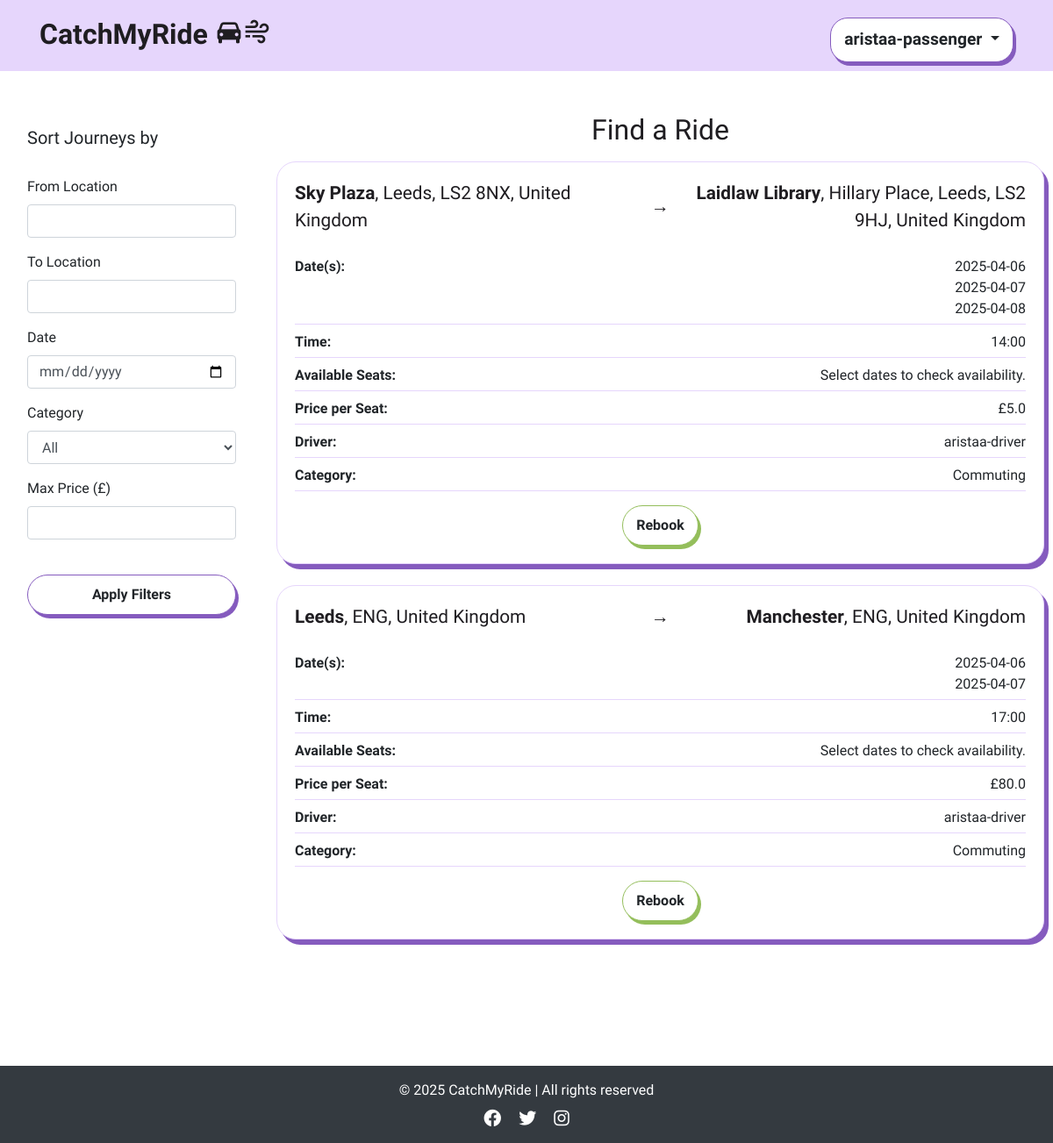
/view_journeys (signed in), run on the app's committed database.
### app/models.py (models this page shows, shortened)
class User(db.Model, UserMixin):
    id = db.Column(db.Integer, primary_key=True)
    username = db.Column(db.String(100), unique=True, nullable=False)
    email = db.Column(db.String(150), unique=True, nullable=False)
    password_hash = db.Column(db.String(200), nullable=False)
    is_active = db.Column(db.Boolean, default=True) # to check if the user activation (user authentication)
    is_manager = db.Column(db.Boolean, default=False)
    published_rides = db.relationship('publish_ride', backref='driver', lazy=True)
    booked_rides = db.relationship('publish_ride', secondary=passenger_rides, backref='passengers')

class publish_ride(db.Model):
    id = db.Column(db.Integer, primary_key=True)
    driver_id = db.Column(db.Integer, db.ForeignKey('user.id'), nullable=False)
    driver_name = db.Column(db.String(100), nullable=False)  # Added Driver Name
    from_location = db.Column(db.String(200), nullable=False)
    to_location = db.Column(db.String(200), nullable=False)
    date_time = db.Column(db.DateTime, nullable=True)  # Now optional
    available_seats_per_date = db.Column(db.JSON, nullable=True)
    price_per_seat = db.Column(db.Float, nullable=False)
    category = db.Column(db.String(50), nullable=False)
    recurrence_dates = db.Column(db.String(255), nullable=True)
    commute_times = db.Column(db.String(255), nullable=True)  # Stores commute time slots
    is_available = db.Column(db.Boolean, default=True)

### app/views.py (the view)
@app.route('/view_journeys')
def view_journeys():
    london = pytz.timezone("Europe/London")
    aware_now = datetime.now(london)
    now = aware_now.replace(tzinfo=None)
    db.session.commit()
    db.session.expire_all()
    journeys = []
    for ride in publish_ride.query.all():
        if ride.category == "one-time" and ride.date_time < now:
            continue  # Skip past one-time rides
        try:
            seat_data = json.loads(ride.available_seats_per_date) if ride.available_seats_per_date else {}
        except (json.JSONDecodeError, TypeError):
            seat_data = {}
        if ride.category == "commuting":
            filtered_seats = {}
            commute_times = []
            try:
                commute_times = [datetime.strptime(t.strip(), "%H:%M").time() for t in ride.commute_times.split(",") if t.strip()]
            except Exception as e:
                print(f"error: Failed to parse commute_times: {ride.commute_times} — {e}")
            earliest_time = min(commute_times) if commute_times else time(0, 0)
            for date, seats in seat_data.items():
                try:
                    dt = datetime.combine(datetime.strptime(date, "%Y-%m-%d").date(), earliest_time)
                    if dt >= now:
                        filtered_seats[date] = seats
                except Exception as e:
                    print(f"error: Could not parse datetime for {date}: {e}")
            seat_data = filtered_seats
        ride.seat_tracking = seat_data
        journeys.append(ride)
        journeys = [
            journey for journey in journeys
            if journey.seat_tracking and any(seats > 0 for seats in journey.seat_tracking.values())
        ]
    booked_journey_ids = set()
    if current_user.is_authenticated:
        booked_journey_ids = {booking.ride_id for booking in book_ride.query.filter_by(user_id=current_user.id).all()}
    for journey in journeys:
        journey.user_has_booked = journey.id in booked_journey_ids
    return render_template('view_journeys.html', journeys=journeys, user=current_user)

### app/views.py (called while the page is built)
@app.before_request
def check_redirect_after_login():
    if 'redirect_after_login' in session and current_user.is_authenticated:
        redirect_path = session.pop('redirect_after_login')
        return redirect(redirect_path)

@login_manager.user_loader
def load_user(user_id):
    return User.query.get(int(user_id))

@app.context_processor
def inject_user():
    return dict(user=current_user)

### app/templates/view_journeys.html (shortened to what this page needs)
{% extends "base.html" %}
{% block content %}
<div class="container-fluid my-5">
    <div class="row">
        <div class="col-md-3">
            <div class="filter-sidebar p-3">
                <h5>Sort Journeys by</h5>
                <br>
                <form id="journeyFilters">
                    <div class="mb-3">
                        <label for="filterFrom" class="form-label">From Location</label>
                        <input type="text" class="form-control" id="filterFrom">
                    </div>
                    <div class="mb-3">
                        <label for="filterTo" class="form-label">To Location</label>
                        <input type="text" class="form-control" id="filterTo">
                    </div>
                    <div class="mb-3">
                        <label for="filterDate" class="form-label">Date</label>
                        <input type="date" class="form-control" id="filterDate">
                    </div>
                    <div class="mb-3">
                        <label for="filterCategory" class="form-label">Category</label>
                        <select class="form-control" id="filterCategory">
                            <option value="">All</option>
                        </select>
                    </div>
                    <div class="mb-3">
                        <label for="filterPrice" class="form-label">Max Price (£)</label>
                        <input type="number" class="form-control" id="filterPrice">
                    </div>
                    <br>
                    <button type="button" id="applyFilters" class="btn btn-base btn-one w-100">Apply Filters</button>
                </form>
            </div>
        </div>
        <div class="col-md-9 card-list-container">
            <h2 class="text-center mb-3">Find a Ride</h2>
            {% if journeys %}
                <div class="row">
                    {% for journey in journeys %}
                        <div class="col-12 mb-4">
                            <div class="card">
                                <div class="card-body">
                                    <div class="journey-title-container">
                                        <div class="from">
                                            <strong>{{ journey.from_location.split(',')[0] }}</strong>{{ journey.from_location.replace(journey.from_location.split(',')[0], '') }}
                                        </div>
                                        <div class="arrow">→</div>
                                        <div class="to">
                                            <strong>{{ journey.to_location.split(',')[0] }}</strong>{{ journey.to_location.replace(journey.to_location.split(',')[0], '') }}
                                        </div>
                                    </div>
                                    <div class="journey-details">
                                        <div class="detail-item">
                                            <span class="detail-heading">Date(s):</span>
                                            {% if journey.category == "one-time" %}
                                                <span>{{ journey.date_time.strftime('%Y-%m-%d') }}</span>
                                            {% elif journey.category == "commuting" %}
                                                <ul class="date-list">
                                                    {% for date in journey.seat_tracking.keys() | sort %}
                                                    <li>{{ date }}</li>
                                                    {% endfor %}
                                                </ul>
                                            {% endif %}
                                        </div>
                                        <div class="detail-item">
                                            <span class="detail-heading">Time:</span>
                                            {% if journey.category == "one-time" %}
                                                <span>{{ journey.date_time.strftime('%H:%M') }}</span>
                                            {% elif journey.category == "commuting" %}
                                                <span>{{ journey.commute_times | replace(',', ', ') }}</span>
                                            {% endif %}
                                        </div>
                                        <div class="detail-item">
                                            <span class="detail-heading">Available Seats:</span>
                                            {% if journey.category == "one-time" %}
                                                <span>{{ journey.seat_tracking.values() | max if journey.seat_tracking else 0 }}</span>
                                            {% elif journey.category == "commuting" %}
                                                <span>Select dates to check availability.</span>
                                            {% endif %}
                                        </div>
                                        <div class="detail-item">
                                            <span class="detail-heading">Price per Seat:</span>
                                            <span>£{{ journey.price_per_seat }}</span>
                                        </div>
                                        <div class="detail-item">
                                            <span class="detail-heading">Driver:</span>
                                            <span>{{ journey.driver_name }}</span>
                                        </div>
                                        <div class="detail-item">
                                            <span class="detail-heading">Category:</span>
                                            <span>{{ 'One-Time' if journey.category == 'one-time' else 'Commuting' }}</span>
                                        </div>
                                    </div>
                                    <div class="text-center mt-3">
                                        {% if user and journey.user_has_booked %}
                                            {% if journey.category == "one-time" %}
                                                <form action="{{ url_for('book_onetime', ride_id=journey.id) }}" method="get">
                                            {% elif journey.category == "commuting" %}
                                                <form action="{{ url_for('book_commuting', ride_id=journey.id) }}" method="get">
                                            {% endif %}
                                            <button type="submit" class="btn btn-base btn-green">Rebook</button>
                                        </form>
                                        {% endif %}
                                    </div>
                                </div>
                            </div>
                        </div>
                    {% endfor %}
                </div>
            {% else %}
                <p class="text-center mt-4">No journeys available at the moment.</p>
            {% endif %}
        </div>
    </div>
</div>
{% endblock %}

### app/templates/base.html (shortened to what this page needs)
<!DOCTYPE html>
<html lang="en">
<head>
    <link rel="stylesheet" href="https://stackpath.bootstrapcdn.com/bootstrap/4.2.1/css/bootstrap.min.css">
    <link rel="stylesheet" href="{{ url_for('static', filename='style.css') }}">
    <link rel="stylesheet" href="https://cdnjs.cloudflare.com/ajax/libs/font-awesome/6.0.0-beta3/css/all.min.css">
    <link href='https://unpkg.com/boxicons@2.1.4/css/boxicons.min.css' rel='stylesheet'>
    <link rel="stylesheet" href="https://cdn.jsdelivr.net/npm/flatpickr/dist/flatpickr.min.css">
    <link rel="stylesheet" href="https://unpkg.com/leaflet/dist/leaflet.css" />
    <link rel="stylesheet" href="https://unpkg.com/leaflet.markercluster/dist/MarkerCluster.css" />
    <link rel="stylesheet" href="https://unpkg.com/leaflet.markercluster/dist/MarkerCluster.Default.css" />
</head>
<body class="{% block body_class %}{% endblock %}">
    <div class="flex-wrapper">
    <nav class="navbar">
        <div class="container navbar-container d-flex align-items-baseline justify-content-between">
            <a class="navbar-brand navbar-logo" href="/" aria-label="Catch My Ride Logo" title="Go to home page">
                CatchMyRide <i class='bx bxs-car logo-icon'></i><i class='bx bx-wind logo-icon' ></i>
            </a>
            <div class="dropdown">
                {% if user.is_authenticated %}
                    <button class="btn btn-base btn-profile dropdown-toggle" type="button" id="profileDropdown" data-bs-toggle="dropdown" aria-haspopup="true" aria-expanded="false">
                        {{ user.username }}
                    </button>
                {% endif %}
            </div>
        </div>
    </nav>
    <main>
        {% block content %}{% endblock %}
    </main>
    <br>
    <footer class="bg-dark text-white text-center py-3 mt-5">
        <div class="container">
            <p class="mb-0">© 2025 CatchMyRide | All rights reserved</p>
            <div class="social-links mt-2">
                <a href="#" class="text-white mx-2"><i class="fa-brands fa-facebook fa-lg"></i></a>
                <a href="#" class="text-white mx-2"><i class="fa-brands fa-twitter fa-lg"></i></a>
                <a href="#" class="text-white mx-2"><i class="fa-brands fa-instagram fa-lg"></i></a>
            </div>
        </div>
    </footer>
</body>
</html>

### app/static/style.css (style rules this page uses)
html { scroll-behavior: smooth; }
body { margin: 0; background-color: #fff; font-family: "Oxanium", serif; font-weight: 300; }
h2 { font-family: 'Shrikhand', serif; color: #1f1d21; }
i { font-size: 1.2rem; }
a { color: #855bbe; font-weight: bold; text-decoration: none; transition: color 0.3s ease-in-out; }
.navbar .container { display: flex; flex-direction: row; align-items: center; justify-content: space-between; }
.navbar { background-color: #e6d6fc; text-align: center; padding: 10px 0; }
.navbar-logo, .navbar-logo:hover { color: #1f1d21; font-family: "Shrikhand", serif; font-size: 2rem; }
.logo-icon { font-size: 2rem; }
.btn-base { padding: 10px 15px; border-radius: 23px; font-weight: bold; transition: all 0.2s ease-in-out; background-color: white; color: var(--text-color); border: 1px solid var(--border-color); box-shadow: 3px 4px 0px var(--shadow-color); }
.btn-one { --color: #1f1d21; --border-color: #855bbe; --shadow-color: #855bbe; --bg-color: #e6d6fc; }
.btn-profile { --color: #1f1d21; --border-color: #855bbe; --bg-color: #e6d6fc; --shadow-color: #855bbe; font-size: 1.2rem; border-radius: 20px; }
.btn-green { --color: #1f1d21; --border-color: #94BE5B; --bg-color: #C9DEAD; --shadow-color: #94BE5B; }
.card { border-radius: 22px; border-color: #e6d6fc; box-shadow: 5px 6px 0px #855bbe; transition: transform 0.2s ease-in-out; }
.card-list-container { max-height: 80vh; overflow-y: auto; overflow-x: hidden; padding-right: 10px; }
.card .text-center { margin-top: 15px; }
.journey-title-container { display: flex; justify-content: space-between; align-items: center; text-align: center; font-size: 1.3rem; font-weight: 400; color: #1f1d21; margin-bottom: 25px; flex-wrap: nowrap; overflow-x: hidden; gap: 1rem; }
.journey-title-container .from { flex: 1; text-align: left; }
.journey-title-container .to { flex: 1; text-align: right; }
.journey-title-container .arrow { width: 40px; text-align: center; font-weight: bold; display: flex; align-items: center; justify-content: center; }
.journey-details { display: flex; flex-direction: column; gap: 8px; }
.detail-item { display: flex; justify-content: space-between; border-bottom: 1px solid #e6d6fc; padding-bottom: 5px; }
.date-list { margin: 0; }
.date-list li { display: block; }
.detail-heading { font-weight: 600; }

### data on the page
User: username "aristaa-passenger"
publish_ride: from_location "Sky Plaza", from_location.replace ", Leeds, LS2 8NX, United Kingdom", to_location "Laidlaw Library", to_location.replace ", Hillary Place, Leeds, LS2 9HJ, United Kingdom", sort "2025-04-06" "2025-04-07" "2025-04-08", commute_times "14:00", shows "Select dates to check availability.", price_per_seat "5.0", driver_name "aristaa-driver", category "Commuting"
publish_ride: from_location "Leeds", from_location.replace ", ENG, United Kingdom", to_location "Manchester", to_location.replace ", ENG, United Kingdom", sort "2025-04-06" "2025-04-07", commute_times "17:00", shows "Select dates to check availability.", price_per_seat "80.0", driver_name "aristaa-driver", category "Commuting"
